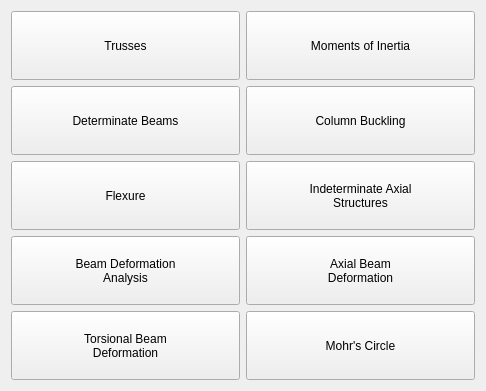
          <widget class="QWidget" name="stdbeams">
           <property name="geometry">
            <rect>
             <x>0</x>
             <y>0</y>
             <width>486</width>
             <height>391</height>
            </rect>
           </property>
           <attribute name="label">
            <string>General Beam Analysis</string>
           </attribute>
           <layout class="QGridLayout" name="gridLayout_2">
            <item row="2" column="1">
             <widget class="QPushButton" name="indtrmaxialstructs">
              <property name="sizePolicy">
               <sizepolicy hsizetype="Preferred" vsizetype="Preferred">
                <horstretch>0</horstretch>
                <verstretch>0</verstretch>
               </sizepolicy>
              </property>
              <property name="minimumSize">
               <size>
                <width>210</width>
                <height>25</height>
               </size>
              </property>
              <property name="text">
               <string>Indeterminate Axial
Structures</string>
              </property>
             </widget>
            </item>
            <item row="3" column="1">
             <widget class="QPushButton" name="axialbeam">
              <property name="sizePolicy">
               <sizepolicy hsizetype="Preferred" vsizetype="Preferred">
                <horstretch>0</horstretch>
                <verstretch>0</verstretch>
               </sizepolicy>
              </property>
              <property name="minimumSize">
               <size>
                <width>210</width>
                <height>25</height>
               </size>
              </property>
              <property name="text">
               <string>Axial Beam
Deformation</string>
              </property>
             </widget>
            </item>
            <item row="10" column="1">
             <widget class="QPushButton" name="mohrs">
              <property name="sizePolicy">
               <sizepolicy hsizetype="Preferred" vsizetype="Preferred">
                <horstretch>0</horstretch>
                <verstretch>0</verstretch>
               </sizepolicy>
              </property>
              <property name="minimumSize">
               <size>
                <width>210</width>
                <height>25</height>
               </size>
              </property>
              <property name="text">
               <string>Mohr's Circle</string>
              </property>
             </widget>
            </item>
            <item row="2" column="0">
             <widget class="QPushButton" name="flex">
              <property name="sizePolicy">
               <sizepolicy hsizetype="Preferred" vsizetype="Preferred">
                <horstretch>0</horstretch>
                <verstretch>0</verstretch>
               </sizepolicy>
              </property>
              <property name="minimumSize">
               <size>
                <width>210</width>
                <height>25</height>
               </size>
              </property>
              <property name="text">
               <string>Flexure</string>
              </property>
             </widget>
            </item>
            <item row="3" column="0">
             <widget class="QPushButton" name="beamdeform">
              <property name="sizePolicy">
               <sizepolicy hsizetype="Preferred" vsizetype="Preferred">
                <horstretch>0</horstretch>
                <verstretch>0</verstretch>
               </sizepolicy>
              </property>
              <property name="minimumSize">
               <size>
                <width>210</width>
                <height>25</height>
               </size>
              </property>
              <property name="text">
               <string>Beam Deformation
Analysis</string>
              </property>
             </widget>
            </item>
            <item row="0" column="1">
             <widget class="QPushButton" name="moi_beamssub">
              <property name="sizePolicy">
               <sizepolicy hsizetype="Preferred" vsizetype="Preferred">
                <horstretch>0</horstretch>
                <verstretch>0</verstretch>
               </sizepolicy>
              </property>
              <property name="minimumSize">
               <size>
                <width>210</width>
                <height>25</height>
               </size>
              </property>
              <property name="text">
               <string>Moments of Inertia</string>
              </property>
             </widget>
            </item>
            <item row="0" column="0">
             <widget class="QPushButton" name="trusses">
              <property name="sizePolicy">
               <sizepolicy hsizetype="Preferred" vsizetype="Preferred">
                <horstretch>0</horstretch>
                <verstretch>0</verstretch>
               </sizepolicy>
              </property>
              <property name="minimumSize">
               <size>
                <width>210</width>
                <height>25</height>
               </size>
              </property>
              <property name="text">
               <string>Trusses</string>
              </property>
             </widget>
            </item>
            <item row="1" column="0">
             <widget class="QPushButton" name="shearandmoment">
              <property name="sizePolicy">
               <sizepolicy hsizetype="Preferred" vsizetype="Preferred">
                <horstretch>0</horstretch>
                <verstretch>0</verstretch>
               </sizepolicy>
              </property>
              <property name="minimumSize">
               <size>
                <width>210</width>
                <height>25</height>
               </size>
              </property>
              <property name="text">
               <string>Determinate Beams</string>
              </property>
             </widget>
            </item>
            <item row="1" column="1">
             <widget class="QPushButton" name="supportedbeams">
              <property name="sizePolicy">
               <sizepolicy hsizetype="Preferred" vsizetype="Preferred">
                <horstretch>0</horstretch>
                <verstretch>0</verstretch>
               </sizepolicy>
              </property>
              <property name="minimumSize">
               <size>
                <width>210</width>
                <height>25</height>
               </size>
              </property>
              <property name="text">
               <string>Column Buckling</string>
              </property>
             </widget>
            </item>
            <item row="10" column="0">
             <widget class="QPushButton" name="torsionbeam">
              <property name="sizePolicy">
               <sizepolicy hsizetype="Preferred" vsizetype="Preferred">
                <horstretch>0</horstretch>
                <verstretch>0</verstretch>
               </sizepolicy>
              </property>
              <property name="minimumSize">
               <size>
                <width>210</width>
                <height>25</height>
               </size>
              </property>
              <property name="text">
               <string>Torsional Beam
Deformation</string>
              </property>
             </widget>
            </item>
           </layout>
          </widget>
